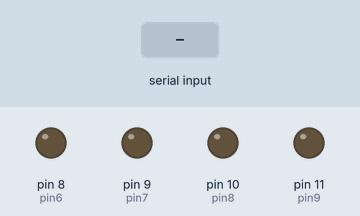
A sketch run on a simulated Arduino Uno, built with avr-gcc and run on an emulated ATmega328P. Shown: output pins drawn as LEDs (lit = HIGH). Inputs (shaded band) come from the test bench.

Above: at 1.2 s.
1.3 s: "L" received over Serial
At 2.0 s:
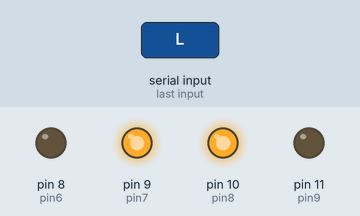
2.8 s: "R" received over Serial
At 3.1 s:
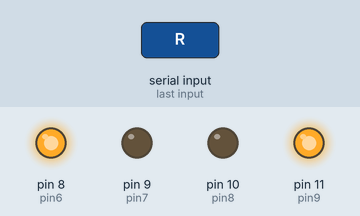
4.3 s: "F" received over Serial
At 5.4 s:
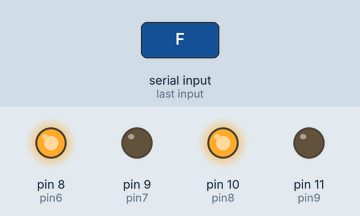
5.8 s: "B" received over Serial
At 6.6 s:
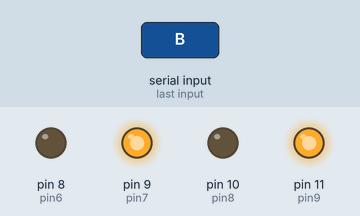
7.3 s: "1" received over Serial
At 7.7 s:
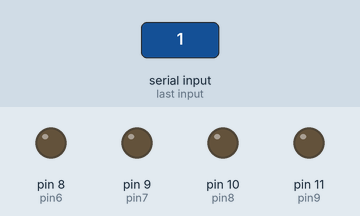
Timing chart, 0 to 9.8 s (numbered marks = the images above; inputs shaded):
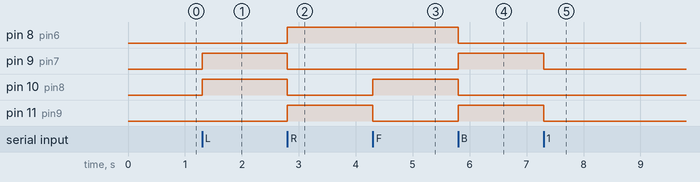

The sketch:

easy_drive.ino
```cpp
int led = 13;
int pin6=8;//B2
int pin7=9;//B1
int pin8=10;//A2
int pin9=11;//A1
char BluetoothData;
void setup() {

pinMode(pin6,OUTPUT);
pinMode(pin7,OUTPUT);
pinMode(pin8,OUTPUT);
pinMode(pin9,OUTPUT);

Serial.begin(9600);
}
void loop() {


if (Serial.available()){

BluetoothData=Serial.read();


if(BluetoothData=='L'){


digitalWrite(pin6,LOW);
digitalWrite(pin7,HIGH);
digitalWrite(pin8,HIGH);
digitalWrite(pin9,LOW);

}

else if (BluetoothData=='R'){

digitalWrite(pin6,HIGH);
digitalWrite(pin7,LOW);
digitalWrite(pin8,LOW);
digitalWrite(pin9,HIGH);


}
else if(BluetoothData=='F')
{

digitalWrite(pin6,HIGH);
digitalWrite(pin7,LOW);
digitalWrite(pin8,HIGH);
digitalWrite(pin9,LOW);

}
else if (BluetoothData=='B')
{

digitalWrite(pin6,LOW);
digitalWrite(pin7,HIGH);
digitalWrite(pin8,LOW);
digitalWrite(pin9,HIGH);
}
else
{

digitalWrite(pin6,LOW);
digitalWrite(pin7,LOW);
digitalWrite(pin8,LOW);
digitalWrite(pin9,LOW);
}}}
```

Measured:
- after the input at 1.3 s, pin 9 (pin7), pin 10 (pin8): LOW → HIGH at once
- after the input at 2.8 s, pin 8 (pin6), pin 11 (pin9): LOW → HIGH at once; pin 9 (pin7), pin 10 (pin8): HIGH → LOW at once
- after the input at 4.3 s, pin 10 (pin8): LOW → HIGH at once; pin 11 (pin9): HIGH → LOW at once
- after the input at 5.8 s, pin 8 (pin6), pin 10 (pin8): HIGH → LOW at once; pin 9 (pin7), pin 11 (pin9): LOW → HIGH at once
- after the input at 7.3 s, pin 9 (pin7), pin 11 (pin9): HIGH → LOW at once
